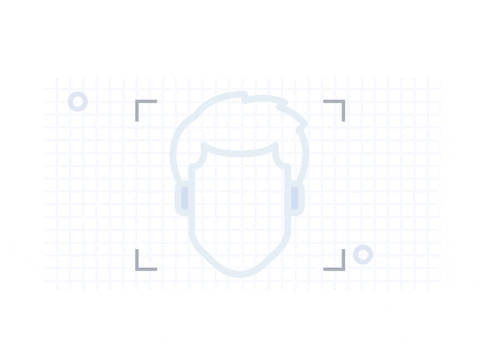
#> input picture mini_project/giphy.gif, 480 x 360 px, found by its file name; its folder holds only this picture in this run
$ python -i face.py   (imports and definitions only)
#> lines starting #> are read from the running program, lines starting #| are printed output that depends on the picture
import cv2
import numpy as np
import re
import os
import time
import csv
import json
from tkinter import *
from tkinter import messagebox
from tkinter import Tk, Label, Entry, Button, PhotoImage
from PIL import Image, ImageTk

def resize_image(image_path, width, height):
#> called with width = 500, height = 300
    original_image = Image.open(image_path)
#> original_image is the input picture: PIL image 480x360 P; mean R, G, B, A 252.5, 253.1, 254.3, 255
    resized_image = original_image.resize((width, height))
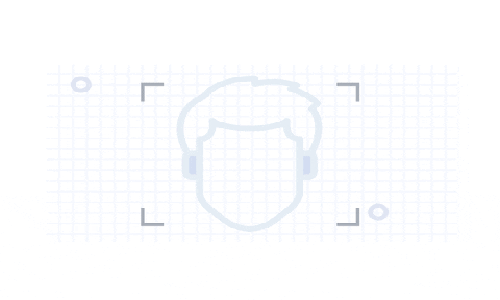
#> resized_image: PIL image 500x300 P; mean R, G, B, A 252.5, 253.1, 254.3, 255
    return ImageTk.PhotoImage(resized_image)

def create_gui():
    root = Tk()
    root.title("Face Recognition Attendance System")
    root.geometry('500x500')

    target_width = 500
    target_height = 300
    image_path = r"D:\PERSONAL\ashish\CLG STD\ashish project\project_cllg\fece reco 2\mini_project\giphy.gif"
    resized_image = resize_image(image_path, target_width, target_height)

    # [16 lines left out: function capture_images, not called in this run]

    def mark_attendance():
        markAttendance()
        messagebox.showinfo("Success", "Attendance marked successfully!")

    label_image = Label(root, image=resized_image)
    label_name = Label(root, text="Enter student name:")
    label_roll = Label(root, text="Enter roll number:")
    name_entry = Entry(root)
    roll_entry = Entry(root)

    capture_button = Button(root, text="Capture Images", command=capture_images)
    mark_button = Button(root, text="Mark Attendance", command=mark_attendance)

    label_image.grid(row=0, column=0, columnspan=2)
    label_name.grid(row=1, column=0)
    name_entry.grid(row=1, column=1)
    label_roll.grid(row=2, column=0)
    roll_entry.grid(row=2, column=1)
    capture_button.grid(row=3, column=0, columnspan=2, pady=10)
    mark_button.grid(row=4, column=0, columnspan=2, pady=10)

    root.mainloop()

def get_student_data(name,roll_number):
    return {roll_number: name}

# [142 lines left out: functions find_student_name, get_name_by_roll, load_image_from_folder, capture, markAttendance, not called in this run]

# [6 lines not run here, left out]


>>> result = create_gui()
